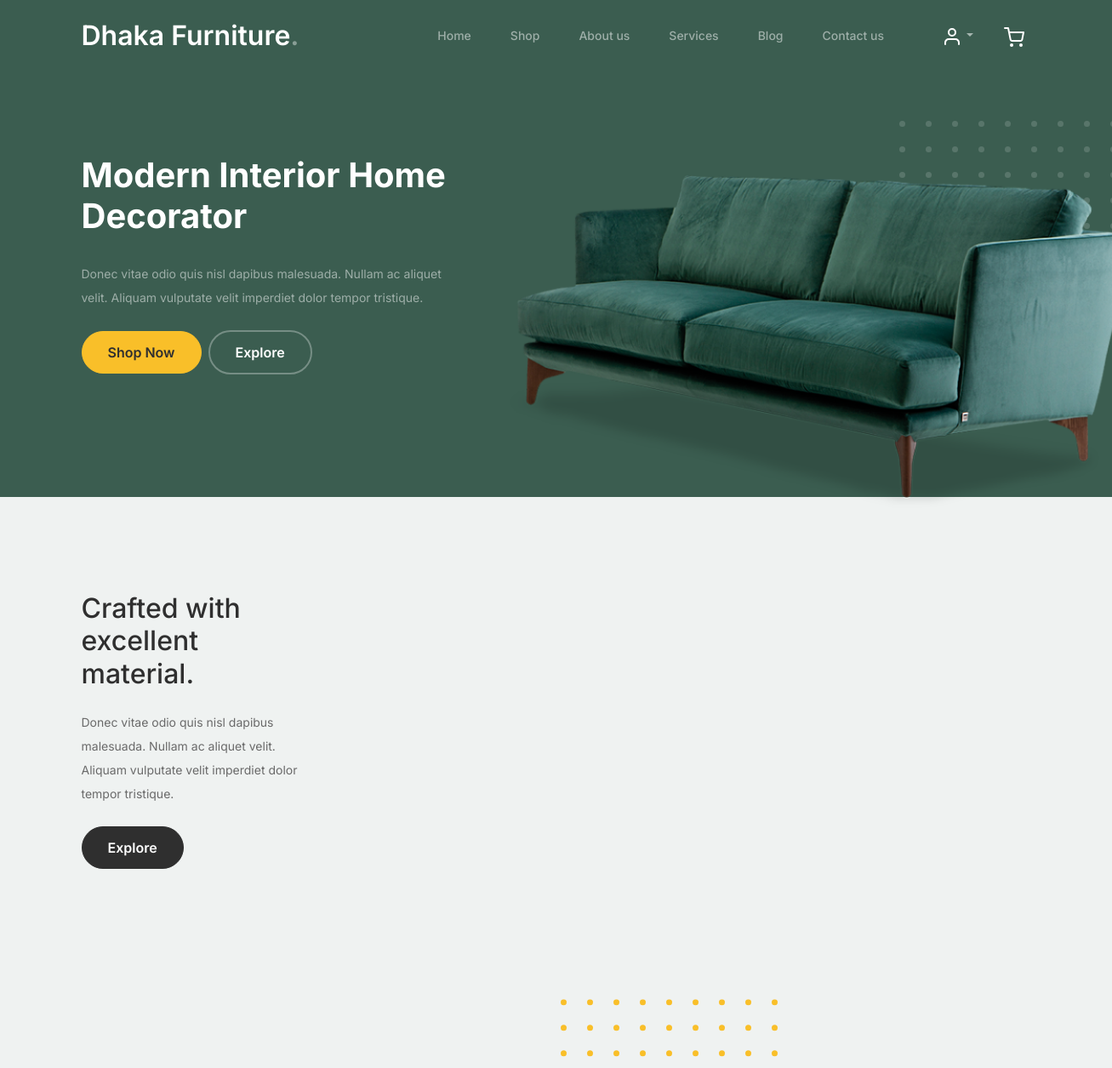
The app's page / (upper part), older data.
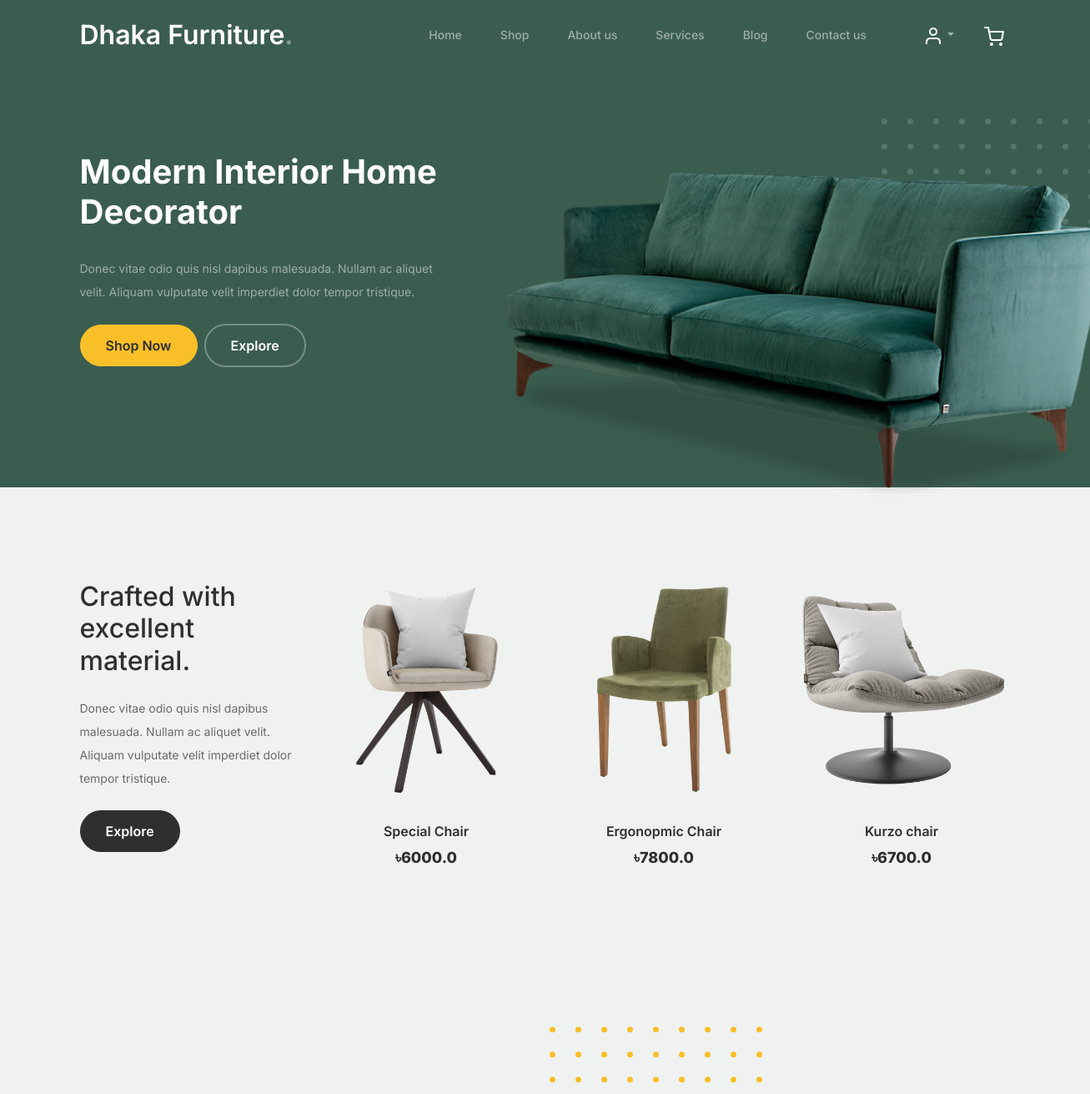
The same page, newer data.
### main/models.py (models this page shows, shortened)
class Product(models.Model):
    img=models.ImageField( upload_to='product', verbose_name='Product Image',blank=True,null=True)
    name=models.CharField(verbose_name='Product Name' ,max_length=50)
    product_info=models.TextField(verbose_name='Product Information',blank=True,null=True)
    price=models.FloatField(verbose_name='Product Price')
    discaunt_price=models.FloatField(verbose_name='Product Discaunt Price',default=0.0,blank=True,null=True)
    date=models.DateField(auto_now_add=True)
    abability=models.CharField(choices=STOCK_PRODUCT, max_length=50,blank=True,null=True)

### main/views.py (the view)
# urls.py: 2. Add a URL to urlpatterns:  path('', Home.as_view(), name='home')
def Home(request):
    product_home=Product.objects.all()[:3]
    return render(request,'index.html',locals())

### main/templates/index.html (shortened to what this page needs)
{% extends "base.html" %}
{% load static %}
{% block content %}
			<div class="hero">
				<div class="container">
					<div class="row justify-content-between">
						<div class="col-lg-5">
							<div class="intro-excerpt">
								<h1>Modern Interior <span clsas="d-block">Home Decorator</span></h1>
								<p class="mb-4">Donec vitae odio quis nisl dapibus malesuada. Nullam ac aliquet velit. Aliquam vulputate velit imperdiet dolor tempor tristique.</p>
								<p><a href="" class="btn btn-secondary me-2">Shop Now</a><a href="#" class="btn btn-white-outline">Explore</a></p>
							</div>
						</div>
						<div class="col-lg-7">
							<div class="hero-img-wrap">
								<img src="{% static "images/couch.png" %}" class="img-fluid">
							</div>
						</div>
					</div>
				</div>
			</div>
		<div class="product-section">
			<div class="container">
				<div class="row">
					<div class="col-md-12 col-lg-3 mb-5 mb-lg-0">
						<h2 class="mb-4 section-title">Crafted with excellent material.</h2>
						<p class="mb-4">Donec vitae odio quis nisl dapibus malesuada. Nullam ac aliquet velit. Aliquam vulputate velit imperdiet dolor tempor tristique. </p>
						<p><a href="shop.html" class="btn">Explore</a></p>
					</div>
					{% for p in product_home %}
					<div class="col-12 col-md-4 col-lg-3 mb-5 mb-md-0">
						<a class="product-item" href="{% url "product_details" p.id %}">
							<img src="{{p.img.url}}" class="img-fluid product-thumbnail">
							<h3 class="product-title">{{p.name}}</h3>
							<strong class="product-price">৳{{p.price}}</strong>
						</a>
					</div>
					{% endfor %}
				</div>
			</div>
		</div>
		<div class="why-choose-section">
		</div>
		{% endblock content %}

### main/templates/base.html (shortened to what this page needs)
<!doctype html>
<html lang="en">
{% load static %}
<head>
		<link href="{% static "css/bootstrap.min.css" %}" rel="stylesheet">
		<link href="https://cdnjs.cloudflare.com/ajax/libs/font-awesome/6.0.0-beta3/css/all.min.css" rel="stylesheet">
		<link href="{% static "css/tiny-slider.css" %}" rel="stylesheet">
		<link href="{% static "css/style.css" %}" rel="stylesheet">
	</head>
	<body>
		<nav class="custom-navbar navbar navbar navbar-expand-md navbar-dark bg-dark" arial-label="Furni navigation bar">
			<div class="container">
				<a class="navbar-brand" href="{% url "home" %}">Dhaka Furniture<span>.</span></a>
				<div class="collapse navbar-collapse" id="navbarsFurni">
					<ul class="custom-navbar-nav navbar-nav ms-auto mb-2 mb-md-0">
						<li class="nav-item ">
							<a class="nav-link" href="{% url "home" %}">Home</a>
						</li>
						<li><a class="nav-link" href="{% url "shop" %}">Shop</a></li>
						<li><a class="nav-link" href="{% url "about" %}">About us</a></li>
						<li><a class="nav-link" href="{% url "service" %}">Services</a></li>
						<li><a class="nav-link" href="{% url "blog" %}">Blog</a></li>
						<li><a class="nav-link" href="#">Contact us</a></li>
					</ul>
					<ul class="custom-navbar-cta navbar-nav mb-2 mb-md-0 ms-5">
                        <li>
							<div class="nav-item dropdown">
								<a href="#" class="nav-link dropdown-toggle" data-bs-toggle="dropdown">
									<img src="{% static "images/user.svg" %}">
								</a>
							</div>
						</li>
						<li><a class="nav-link" href="{% url "cart" %}"><img src="{% static "images/cart.svg" %}"></a></li>
					</ul>
				</div>
			</div>
		</nav>
        {% block content %}
        {% endblock content %}
	</body>
</html>

### main/static/css/style.css (style rules this page uses)
body { overflow-x: hidden; position: relative; }
body { font-family: "Inter", sans-serif; font-weight: 400; line-height: 28px; color: #6a6a6a; font-size: 14px; background-color: #eff2f1; }
a { text-decoration: none; -webkit-transition: .3s all ease; -o-transition: .3s all ease; transition: .3s all ease; color: #2f2f2f; text-decoration: underline; }
.custom-navbar { background: #3b5d50 !important; padding-top: 20px; padding-bottom: 20px; }
.custom-navbar .navbar-brand { font-size: 32px; font-weight: 600; }
.custom-navbar .navbar-brand > span { opacity: .4; }
@media (min-width: 992px) { .custom-navbar .custom-navbar-nav li { margin-left: 15px; margin-right: 15px; } }
.custom-navbar .custom-navbar-nav li a { font-weight: 500; color: #ffffff !important; opacity: .5; -webkit-transition: .3s all ease; -o-transition: .3s all ease; transition: .3s all ease; position: relative; }
@media (min-width: 768px) { .custom-navbar .custom-navbar-nav li a:before { content: ""; position: absolute; bottom: 0; left: 8px; right: 8px; background: #f9bf29; height: 5px; opacity: 1; visibility: visible; width: 0; -webkit-transition: .15s all ease-out; -o-transition: .15s all ease-out; transition: .15s all ease-out; } }
.custom-navbar .custom-navbar-cta { margin-left: 0 !important; -webkit-box-orient: horizontal; -webkit-box-direction: normal; -ms-flex-direction: row; flex-direction: row; }
@media (min-width: 768px) { .custom-navbar .custom-navbar-cta { margin-left: 40px !important; } }
.custom-navbar .custom-navbar-cta li { margin-left: 0px; margin-right: 0px; }
.custom-navbar .custom-navbar-cta li:first-child { margin-right: 20px; }
.hero { background: #3b5d50; padding: calc(4rem - 30px) 0 0rem 0; }
@media (min-width: 768px) { .hero { padding: calc(4rem - 30px) 0 4rem 0; } }
@media (min-width: 992px) { .hero { padding: calc(8rem - 30px) 0 8rem 0; } }
.hero .intro-excerpt { position: relative; z-index: 4; }
@media (min-width: 992px) { .hero .intro-excerpt { max-width: 450px; } }
.hero h1 { font-weight: 700; color: #ffffff; margin-bottom: 30px; }
.hero p { color: rgba(255, 255, 255, 0.5); margin-botom: 30px; }
.hero .hero-img-wrap { position: relative; }
.hero .hero-img-wrap img { position: relative; top: 0px; right: 0px; z-index: 2; max-width: 780px; left: -20px; }
@media (min-width: 768px) { .hero .hero-img-wrap img { right: 0px; left: -100px; } }
@media (min-width: 992px) { .hero .hero-img-wrap img { left: 0px; top: -80px; position: absolute; right: -50px; } }
@media (min-width: 1200px) { .hero .hero-img-wrap img { left: 0px; top: -80px; right: -100px; } }
.hero .hero-img-wrap:after { content: ""; position: absolute; width: 255px; height: 217px; background-image: url("../images/dots-light.svg"); background-size: contain; background-repeat: no-repeat; right: -100px; top: -0px; }
@media (min-width: 1200px) { .hero .hero-img-wrap:after { top: -40px; } }
.btn { font-weight: 600; padding: 12px 30px; border-radius: 30px; color: #ffffff; background: #2f2f2f; border-color: #2f2f2f; }
.btn.btn-secondary { color: #2f2f2f; background: #f9bf29; border-color: #f9bf29; }
.btn.btn-white-outline { background: transparent; border-width: 2px; border-color: rgba(255, 255, 255, 0.3); }
.section-title { color: #2f2f2f; }
.product-section { padding: 7rem 0; }
.product-section .product-item { text-align: center; text-decoration: none; display: block; position: relative; padding-bottom: 50px; cursor: pointer; }
.product-section .product-item .product-thumbnail { margin-bottom: 30px; position: relative; top: 0; -webkit-transition: .3s all ease; -o-transition: .3s all ease; transition: .3s all ease; }
.product-section .product-item h3 { font-weight: 600; font-size: 16px; }
.product-section .product-item strong { font-weight: 800 !important; font-size: 18px !important; }
.product-section .product-item h3, .product-section .product-item strong { color: #2f2f2f; text-decoration: none; }
.product-section .product-item:before { bottom: 0; left: 0; right: 0; position: absolute; content: ""; background: #dce5e4; height: 0%; z-index: -1; border-radius: 10px; -webkit-transition: .3s all ease; -o-transition: .3s all ease; transition: .3s all ease; }
.why-choose-section { padding: 7rem 0; }

Row changes from the older to the newer data that the page shows:
added Product: img (picture), name "Special Chair", price "6000.0"
added Product: img (picture), name "Ergonopmic Chair", price "7800.0"
added Product: img (picture), name "Kurzo chair", price "6700.0"
